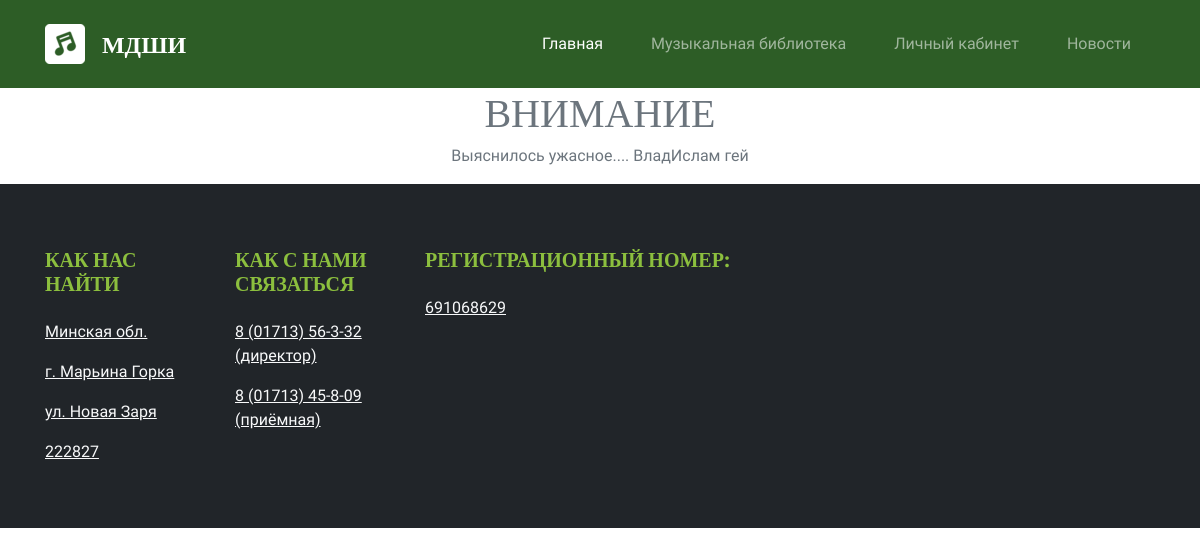
/new/5/, run on an earlier commit of the app's database.
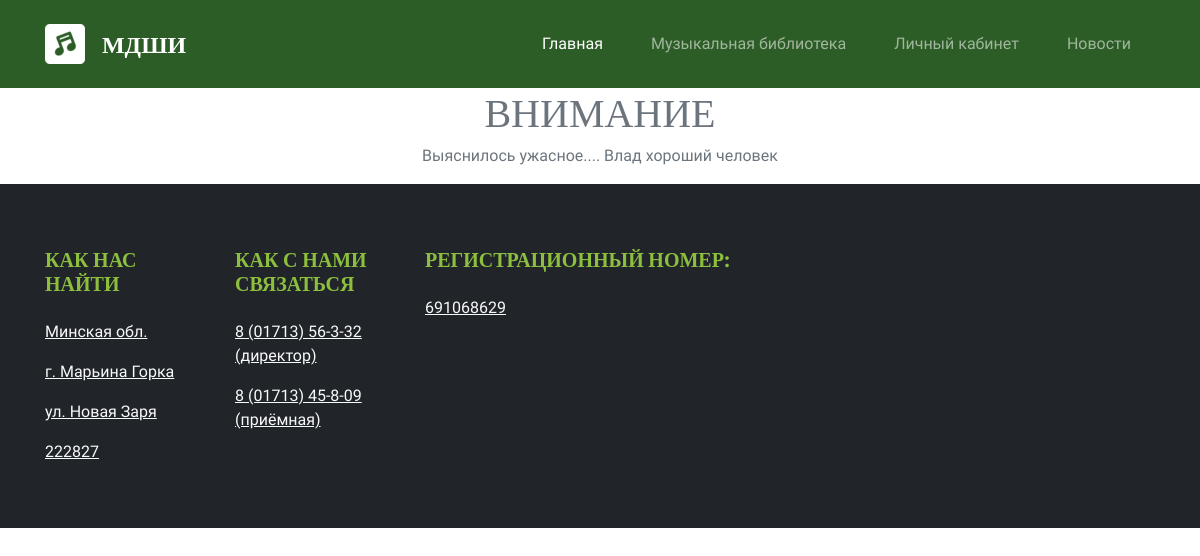
And on a later commit of the database.
### base/models.py (models this page shows, shortened)
class New(models.Model):
    title = models.CharField(max_length=256, verbose_name="Название статьи")
    description = RichTextField(null = False, blank = False, max_length = 100000, verbose_name="Подробное описание статьи")
    created = models.DateTimeField(auto_now_add=True)

### base/views.py (the view)
# urls.py: path('new/<str:pk>/', views.new, name = 'new'),
def new(request, pk):
    new = New.objects.get(id=pk)
    prev = New.objects.filter(id__lt=pk).last()
    next = New.objects.filter(id__gt=pk).first()
    prev_new = New.objects.filter(id__lt=pk).order_by('-id').first()
    next_new = New.objects.filter(id__gt=pk).order_by('id').first()
    context = {'new': new, 'prev':prev, 'next':next, 'prev_new':prev_new, 'next_new':next_new}
    return render(request, 'base/news.html', context)

### base/templates/base/news.html (shortened to what this page needs)
{% extends 'main.html' %}
{% block content %}
<h1 style="font-size: 40px; text-align: center">{{ new.title }}</h1>
<div style="text-align: center">{{ new.description|safe }}</div>
{% endblock %}

What changed in the data, as far as the page shows it:
changed New "ВНИМАНИЕ": description "Выяснилось ужасное.... ВладИслам гей" → "Выяснилось ужасное.... Влад хороший человек"
